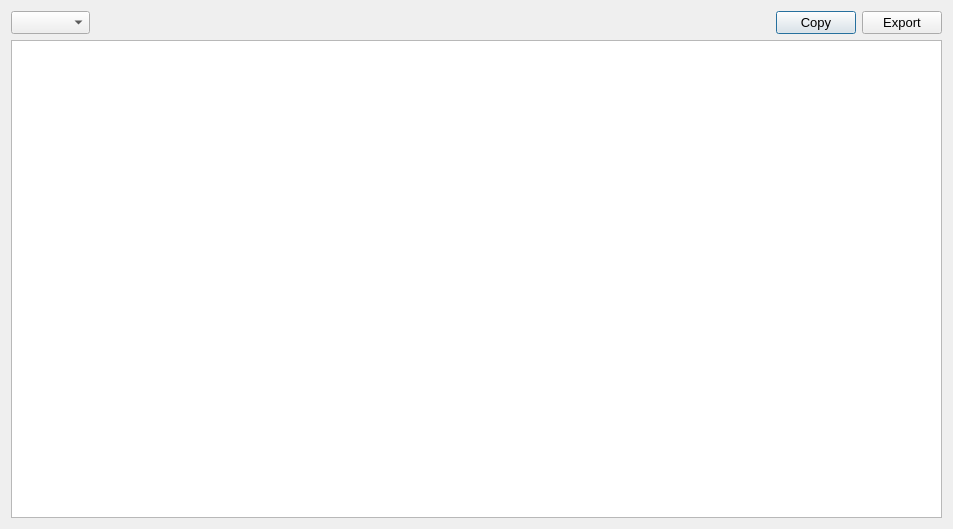
<?xml version="1.0" encoding="UTF-8"?>
<ui version="4.0">
 <class>CodeGeneratorDialog</class>
 <widget class="QDialog" name="CodeGeneratorDialog">
  <property name="windowModality">
   <enum>Qt::WindowModal</enum>
  </property>
  <property name="geometry">
   <rect>
    <x>0</x>
    <y>0</y>
    <width>953</width>
    <height>529</height>
   </rect>
  </property>
  <property name="windowTitle">
   <string>Dialog</string>
  </property>
  <property name="modal">
   <bool>true</bool>
  </property>
  <layout class="QVBoxLayout" name="verticalLayout">
   <item>
    <layout class="QHBoxLayout" name="horizontalLayout">
     <item>
      <widget class="QComboBox" name="cmb_exporters">
       <property name="font">
        <font>
         <pointsize>10</pointsize>
        </font>
       </property>
      </widget>
     </item>
     <item>
      <spacer name="horizontalSpacer">
       <property name="orientation">
        <enum>Qt::Horizontal</enum>
       </property>
       <property name="sizeHint" stdset="0">
        <size>
         <width>40</width>
         <height>20</height>
        </size>
       </property>
      </spacer>
     </item>
     <item>
      <widget class="QPushButton" name="btn_copy_code">
       <property name="font">
        <font>
         <pointsize>10</pointsize>
        </font>
       </property>
       <property name="text">
        <string>Copy</string>
       </property>
      </widget>
     </item>
     <item>
      <widget class="QPushButton" name="btn_export_code">
       <property name="font">
        <font>
         <pointsize>10</pointsize>
        </font>
       </property>
       <property name="text">
        <string>Export</string>
       </property>
      </widget>
     </item>
    </layout>
   </item>
   <item>
    <widget class="QPlainTextEdit" name="txt_generated_code">
     <property name="font">
      <font>
       <pointsize>10</pointsize>
      </font>
     </property>
     <property name="readOnly">
      <bool>false</bool>
     </property>
     <property name="textInteractionFlags">
      <set>Qt::TextEditorInteraction</set>
     </property>
    </widget>
   </item>
  </layout>
 </widget>
 <resources/>
 <connections/>
</ui>
